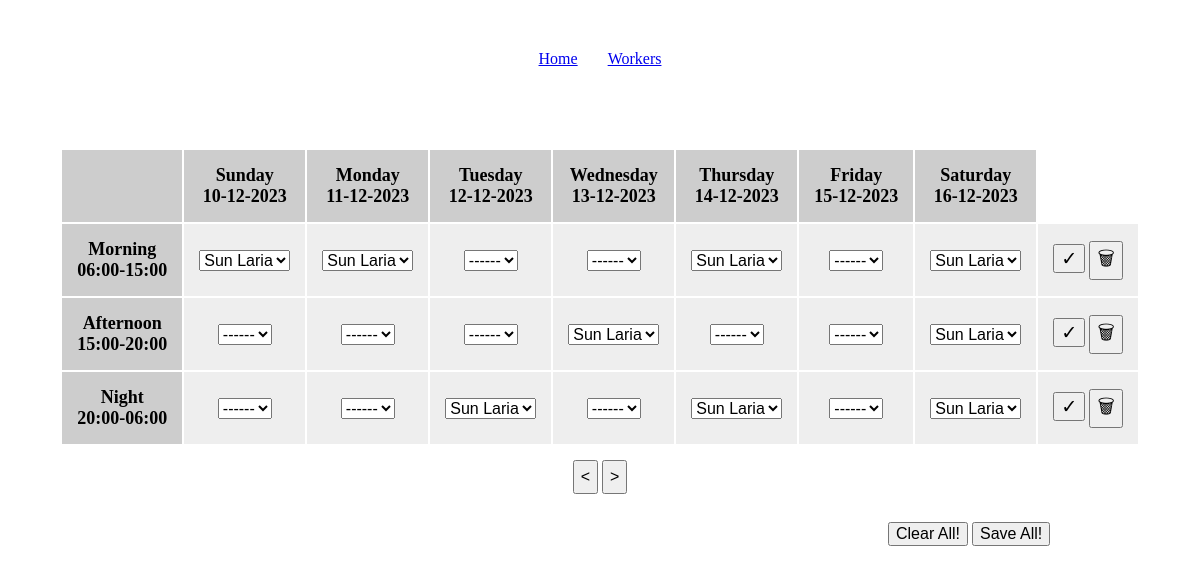
The app's page /, older data.
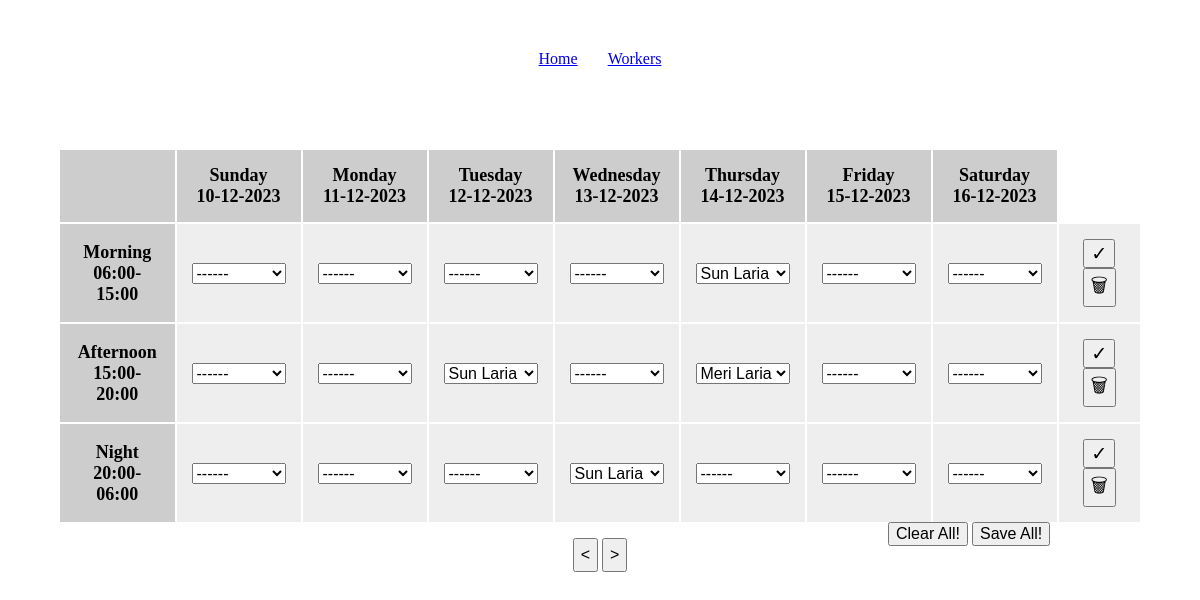
The same page, newer data.
### shift_manager/models.py (models this page shows, shortened)
class Worker(models.Model):
    Worker_ID = models.IntegerField(validators=[MinValueValidator(10000),MaxValueValidator(99999)])
    Full_Name = models.CharField(max_length=20)
    Work_Days = models.IntegerField()

### shift_manager/views.py (the view)
# urls.py: path('', views.home, name='home'),
def home(request,week_num=datetime.datetime.now().isocalendar()[1]-1):
    startdate = time.asctime(time.strptime('2023 %d 0' % week_num, '%Y %W %w'))
    startdate = datetime.datetime.strptime(startdate, '%a %b %d %H:%M:%S %Y')
    dates = [startdate.strftime('%d-%m-%Y')]
    for i in range(1, 7):
        day = startdate + datetime.timedelta(days=i)
        dates.append(day.strftime('%d-%m-%Y'))
    return render(request, "shift_manager/index.html",
                  {"week_dates":dates,
                   "week_num":week_num,
                   "workers_list":[{"Worker_ID":i.Worker_ID,"Full_Name":i.Full_Name} for i in Worker.objects.all() if len(i.shift_set.filter(Date__gte="-".join(dates[0].split("-")[::-1]), Date__lte="-".join(dates[-1].split("-")[::-1]))) < i.Work_Days]
                   })

### shift_manager/templatetags/filters.py (called while the page is built)
@register.filter
def list_index(indexable, i):
    return indexable[int(i)]

@register.filter
def list_index_date(indexable, i):
    return "-".join(indexable[int(i)].split("-")[::-1])

@register.filter
def list_split(value):
    return value.split(" ")

@register.simple_tag
def filter_worker_name(date,shift):
    try:
        choice = [i for i in Shift.objects.filter(Date=date,Shift=shift)][0]
        result=f"<option selected value='{choice.Worker.Worker_ID}'>{choice.Worker.Full_Name}</option>"
        return mark_safe(result)
    except:
        return ""

### shift_manager/templates/shift_manager/index.html (shortened to what this page needs)
{% extends "shift_manager/base.html" %}
{% block content %}
<table>
    <tr>
        <th></th>
        {% load filters %}
        {% for week_day in "0 1 2 3 4 5 6"|list_split %}
        <th>{{ 'Sunday Monday Tuesday Wednesday Thursday Friday Saturday'|list_split|list_index:week_day }}
            <br>
            {{ week_dates|list_index:week_day }}
        </th>
        {% endfor %}
    </tr>
    <tr>
        <th>Morning<br>06:00-15:00</th>
        <form action="{% url 'save' %}" method="post" id="form1">
            {% for week_day in "0 1 2 3 4 5 6"|list_split %}
            <td>
                {% with cell_date=week_dates|list_index_date:week_day %}
                <select id="Worker_row1" name="Worker">
                    {% filter_worker_name cell_date "mo" %}
                    <option value="empty">------</option>
                </select>
                {% endwith %}
            </td>
            {% endfor %}
            <td><input type="submit" value="&#x2713">
                <input type="submit" value="&#x1f5d1" formaction="{% url 'delete' %}" id="clear-row"></td>
        </form>
    </tr>
    <tr>
        <th>Afternoon<br>15:00-20:00</th>
        <form action="{% url 'save' %}" method="post" id="form2">
            {% for week_day in "0 1 2 3 4 5 6"|list_split %}
            <td>
                {% with cell_date=week_dates|list_index_date:week_day %}
                <select id="Worker_row2" name="Worker">
                    {% filter_worker_name cell_date "af" %}
                    <option value="empty">------</option>
                </select>
                {% endwith %}
            </td>
            {% endfor %}
            <td><input type="submit" value="&#x2713">
                <input type="submit" value="&#x1f5d1" formaction="{% url 'delete' %}" id="clear-row"></td>
        </form>
    </tr>
    <tr>
        <th>Night<br>20:00-06:00</th>
        <form action="{% url 'save' %}" method="post" id="form3">
            {% for week_day in "0 1 2 3 4 5 6"|list_split %}
            <td>
                {% with cell_date=week_dates|list_index_date:week_day %}
                <select id="Worker_row3" name="Worker">
                    {% filter_worker_name cell_date "ni"|safe%}
                    <option value="empty">------</option>
                </select>
                {% endwith %}
            </td>
            {% endfor %}
            <td><input type="submit"  value="&#x2713">
                <input type="submit" value="&#x1f5d1" formaction="{% url 'delete' %}" id="clear-row"></td>
        </form>
    </tr>
</table>
<div id="calender_buttons">
    <button id="back_button" onclick=button_control(week_num-1)><</button>
    <button id="front_button" onclick=button_control(week_num+1)>></button>
</div>
<div id="action-buttons-div">
<button style="cursor: pointer; font-size: medium;"  id="clear_all">Clear All!</button>
<button style="cursor: pointer; font-size: medium;" id="save_all">Save All!</button>
</div>
{% endblock %}

### shift_manager/templates/shift_manager/base.html (shortened to what this page needs)
<!DOCTYPE html>
<html lang="en">
<head>
    {% load static %}
    <link rel="stylesheet" href="{% static 'shift_manager/style.css' %}">
</head>
<body>
    <div id="content">
        <div id="nav">
            <div><a href="{% url 'home' %}">Home</a></div>
            <div><a href="{% url 'workers' %}">Workers</a></div>
        </div>
        <div id="data">
        {% block content %}
        {% endblock %}
        </div>
    </div>
</body>
</html>

### shift_manager/static/shift_manager/style.css (style rules this page uses)
#content { margin: 50px; }
#nav { text-align: center; display: flex; flex-direction: row; gap: 30px; justify-content: center; margin-bottom: 10vh; }
#data { text-align: center; }
table { display: inline-block; text-align: center; }
td { padding: 15px; background-color: #eeeeee; }
th { padding: 15px; background-color: #bbbbbbbb; font-size: large; }
#back_button, #front_button { padding: 6px; margin-top: 10px; cursor: pointer; font-size: medium; }
#action-buttons-div { position: absolute; left: 74vw; bottom: 31.8vh; }
input { font-size: larger; }
select { font-size:medium; }

Row changes from the older to the newer data that the page shows:
added Worker: Worker "Meri Laria"
Text that changed along with them:
new list line: "Sun Laria"
list line gone: "Sun Laria"
